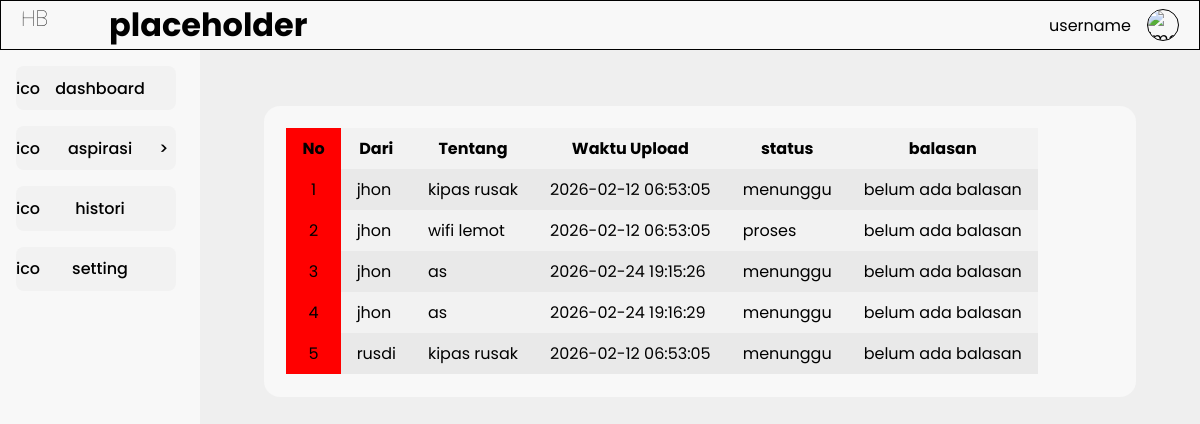
The page /view/user/u_aspirasi.php on the database its author committed.
### tables this page shows
CREATE TABLE `aspirasi` (
  `id_aspirasi` int NOT NULL,
  `judul` varchar(20) NOT NULL,
  `id_siswa` int NOT NULL,
  `isi_aspirasi` varchar(100) NOT NULL,
  `status` enum('menunggu','proses','selesai') NOT NULL,
  `id_kategori` int NOT NULL,
  `id_feedback` int NOT NULL,
  `waktu_upload` datetime NOT NULL DEFAULT CURRENT_TIMESTAMP
);

CREATE TABLE `siswa` (
  `id_siswa` int NOT NULL,
  `username` varchar(20) NOT NULL,
  `password` varchar(225) NOT NULL,
  `kelas` varchar(10) NOT NULL,
  `nis` int DEFAULT NULL,
  `role` enum('siswa') NOT NULL,
  `waktu_buat` datetime NOT NULL DEFAULT CURRENT_TIMESTAMP
);

CREATE TABLE `feedback` (
  `id_feedback` int NOT NULL,
  `isi_feedback` varchar(100) NOT NULL,
  `id_admin` int NOT NULL,
  `waktu_upload` datetime NOT NULL DEFAULT CURRENT_TIMESTAMP
);

### controller/c_aspirasi.php (called while the page is built)
<?php
include_once __DIR__ . "../../model/m_aspirasi.php";
$aspirasi = new m_aspirasi();
try{
  if(!empty($_GET['action'])){
    if($_GET['action'] != 'delete'){
      $_SERVER['REQUEST_METHOD'] = $_POST;
        $judul          = $_POST['judul'];
        $id_siswa       = $_POST['id_siswa'];
        $isi_aspirasi   = $_POST['isi_aspirasi'];
        $status         = $_POST['status'];
        $id_kategori    = $_POST['id_kategori'];
        $id_feedback    = $_POST['id_feedback'];
      if($_GET['action'] == 'add'){
        $aspirasi->add_data($judul, $id_siswa, $isi_aspirasi, $status, $id_kategori, $id_feedback);
      } elseif($_GET['action'] == 'update'){
      }
    } else{
    }
  } else{
    $data = $aspirasi->get_data();
  }
} catch(Exception $e) {
   echo $e->getMessage();
}
?>

### model/m_connection.php (called while the page is built, shortened)
<?php
class m_connection{
    private $host = "localhost", $username = "root", $password = "", $database = "ukk_3_putra";
    function __construct(){
        $this->conn = mysqli_connect(
            $this->host,
            $this->username,
            $this->password,
            $this->database
        );
    }
}
?>

### model/m_aspirasi.php (called while the page is built, shortened)
<?php
include_once "m_connection.php";
class m_aspirasi{
  function get_data() {
    $conn = new m_connection();
    $sql = "SELECT aspirasi.*, kategori.isi_kategori, siswa.username, feedback.isi_feedback
            FROM aspirasi
            INNER JOIN kategori ON aspirasi.id_kategori = kategori.id_kategori
            INNER JOIN siswa ON aspirasi.id_siswa = siswa.id_siswa
            LEFT JOIN feedback ON aspirasi.id_feedback = feedback.id_feedback";
    $query = mysqli_query($conn->conn, $sql);
    if ($query->num_rows > 0) {
      while($data = mysqli_fetch_object($query)){
        $result[] = $data;
      }
      return $result;
      } else {
        echo "ga ada data";
    }
  }
}
?>

### view/user/u_aspirasi.php (the view, shortened to what this page needs)
<?php
    include_once "../../controller/c_aspirasi.php";
    include("u_header.php");
?>
</head>
<body>
<?php
    include("u_navbar.php");
?>
            <section class="container ">
                <table>
                    <thead>
                        <tr>
                          <th>No</th>
                          <th>Dari</th>
                          <th>Tentang</th>
                          <th>Waktu Upload</th>
                          <th>status</th>
                          <th>balasan</th>
                        </tr>
                    </thead>
                    <tbody>
                        <?php
                            $no = 1;
                            foreach ($data as $result){
                        ?>
                            <tr>
                                <td><?= $no++ ?></td>
                                <td ><?= $result->username ?></td>
                                <td ><?= $result->judul ?></td>
                                <td ><?= $result->waktu_upload ?></td>
                                <td ><?= $result->status ?></td>
                                <td ><?= $result->isi_feedback ?></td>
                            </tr>
                        <?php
                            }
                        ?>
                    </tbody>
                </table>
            </section>
<?php
    include("u_footer.php");
?>

### view/re-style/prop.css (style rules this page uses)
html { --header-height-base: 50px; --navbar-width-base: 200px; --button-width-base: 160px; }
html { --primary-color-base:#f2efff; --secondary-color-base:#f3f2f0; --white-1000:#fefefe; --white-900:#fbfbfb; --white-800:#f8f8f8; --white-700:#f5f5f5; --white-600:#f2f2f2; --white-500:#efefef; --white-400:#ececec; --white-300:#e9e9e9; --white-200:#e6e6e6; --white-100:#e3e3e3; }

### view/re-style/style.css (style rules this page uses)
* { margin: 0; padding: 0; box-sizing: border-box; font-family: 'Poppins'; font-size: 16px; }
body { margin: 0; }
.container { border: transparent; background-color: var(--white-800); min-width: 10vw; padding: 1.4em; margin-top: 24px; border-radius: 16px; gap: 22px; grid-template-columns: repeat(auto-fit, minmax(200px, 1fr)); }
table { border-collapse: collapse; }
th,td { padding: 0.5em 1em; }
th:nth-child(1), td:nth-child(1) { text-align: center; background-color: red; }
th, tr:nth-child(even) { background-color: var(--white-600); }
tr:nth-child(odd) { background-color: var(--white-300); }

### rows shown on the page
aspirasi: id_siswa.username "jhon", judul "kipas rusak", waktu_upload "2026-02-12 06:53:05", status "menunggu", id_feedback.isi_feedback "belum ada balasan"
aspirasi: id_siswa.username "jhon", judul "wifi lemot", waktu_upload "2026-02-12 06:53:05", status "proses", id_feedback.isi_feedback "belum ada balasan"
aspirasi: id_siswa.username "jhon", judul "as", waktu_upload "2026-02-24 19:15:26", status "menunggu", id_feedback.isi_feedback "belum ada balasan"
aspirasi: id_siswa.username "jhon", judul "as", waktu_upload "2026-02-24 19:16:29", status "menunggu", id_feedback.isi_feedback "belum ada balasan"
aspirasi: id_siswa.username "rusdi", judul "kipas rusak", waktu_upload "2026-02-12 06:53:05", status "menunggu", id_feedback.isi_feedback "belum ada balasan"
